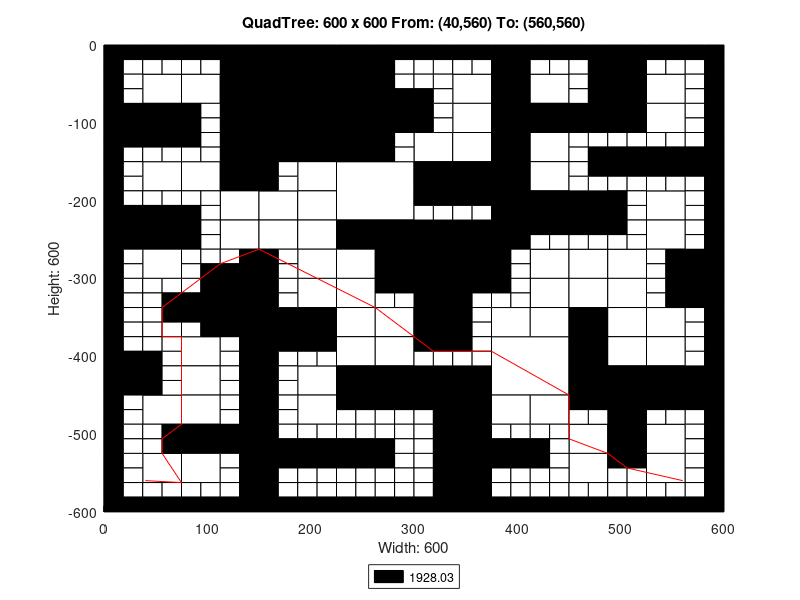

Reproduce this figure in MATLAB.
axis([0 600 -600 0]);
title('QuadTree: 600 x 600 From: (40,560) To: (560,560)');
xlabel('Width: 600');
ylabel('Height: 600');
rectangle('Position',[150 -75 75 75], 'FaceColor',[0 0 0]);
rectangle('Position',[150 -150 75 75], 'FaceColor',[0 0 0]);
rectangle('Position',[225 -225 75 75], 'FaceColor',[1 1 1]);
rectangle('Position',[300 -300 75 75], 'FaceColor',[0 0 0]);
rectangle('Position',[375 -450 75 75], 'FaceColor',[1 1 1]);
rectangle('Position',[37.5 -75 37.5 37.5], 'FaceColor',[1 1 1]);
rectangle('Position',[112.5 -37.5 37.5 37.5], 'FaceColor',[0 0 0]);
rectangle('Position',[75 -75 37.5 37.5], 'FaceColor',[1 1 1]);
rectangle('Position',[112.5 -75 37.5 37.5], 'FaceColor',[0 0 0]);
rectangle('Position',[0 -112.5 37.5 37.5], 'FaceColor',[0 0 0]);
rectangle('Position',[37.5 -112.5 37.5 37.5], 'FaceColor',[0 0 0]);
rectangle('Position',[112.5 -112.5 37.5 37.5], 'FaceColor',[0 0 0]);
rectangle('Position',[112.5 -150 37.5 37.5], 'FaceColor',[0 0 0]);
rectangle('Position',[225 -37.5 37.5 37.5], 'FaceColor',[0 0 0]);
rectangle('Position',[225 -75 37.5 37.5], 'FaceColor',[0 0 0]);
rectangle('Position',[225 -112.5 37.5 37.5], 'FaceColor',[0 0 0]);
rectangle('Position',[262.5 -112.5 37.5 37.5], 'FaceColor',[0 0 0]);
rectangle('Position',[225 -150 37.5 37.5], 'FaceColor',[0 0 0]);
rectangle('Position',[37.5 -187.5 37.5 37.5], 'FaceColor',[1 1 1]);
rectangle('Position',[75 -187.5 37.5 37.5], 'FaceColor',[1 1 1]);
rectangle('Position',[112.5 -187.5 37.5 37.5], 'FaceColor',[0 0 0]);
rectangle('Position',[112.5 -225 37.5 37.5], 'FaceColor',[1 1 1]);
rectangle('Position',[0 -262.5 37.5 37.5], 'FaceColor',[0 0 0]);
rectangle('Position',[37.5 -262.5 37.5 37.5], 'FaceColor',[0 0 0]);
rectangle('Position',[37.5 -300 37.5 37.5], 'FaceColor',[1 1 1]);
rectangle('Position',[112.5 -262.5 37.5 37.5], 'FaceColor',[1 1 1]);
rectangle('Position',[187.5 -187.5 37.5 37.5], 'FaceColor',[1 1 1]);
rectangle('Position',[150 -225 37.5 37.5], 'FaceColor',[1 1 1]);
rectangle('Position',[187.5 -225 37.5 37.5], 'FaceColor',[1 1 1]);
rectangle('Position',[150 -262.5 37.5 37.5], 'FaceColor',[1 1 1]);
rectangle('Position',[187.5 -262.5 37.5 37.5], 'FaceColor',[1 1 1]);
rectangle('Position',[187.5 -300 37.5 37.5], 'FaceColor',[1 1 1]);
rectangle('Position',[225 -262.5 37.5 37.5], 'FaceColor',[0 0 0]);
rectangle('Position',[262.5 -262.5 37.5 37.5], 'FaceColor',[0 0 0]);
rectangle('Position',[225 -300 37.5 37.5], 'FaceColor',[1 1 1]);
rectangle('Position',[262.5 -300 37.5 37.5], 'FaceColor',[0 0 0]);
rectangle('Position',[337.5 -75 37.5 37.5], 'FaceColor',[1 1 1]);
rectangle('Position',[375 -37.5 37.5 37.5], 'FaceColor',[0 0 0]);
rectangle('Position',[375 -75 37.5 37.5], 'FaceColor',[0 0 0]);
rectangle('Position',[412.5 -75 37.5 37.5], 'FaceColor',[1 1 1]);
rectangle('Position',[337.5 -112.5 37.5 37.5], 'FaceColor',[1 1 1]);
rectangle('Position',[300 -150 37.5 37.5], 'FaceColor',[1 1 1]);
rectangle('Position',[337.5 -150 37.5 37.5], 'FaceColor',[1 1 1]);
rectangle('Position',[375 -112.5 37.5 37.5], 'FaceColor',[0 0 0]);
rectangle('Position',[412.5 -112.5 37.5 37.5], 'FaceColor',[0 0 0]);
rectangle('Position',[375 -150 37.5 37.5], 'FaceColor',[0 0 0]);
rectangle('Position',[412.5 -150 37.5 37.5], 'FaceColor',[1 1 1]);
rectangle('Position',[487.5 -37.5 37.5 37.5], 'FaceColor',[0 0 0]);
rectangle('Position',[487.5 -75 37.5 37.5], 'FaceColor',[0 0 0]);
rectangle('Position',[525 -75 37.5 37.5], 'FaceColor',[1 1 1]);
rectangle('Position',[450 -112.5 37.5 37.5], 'FaceColor',[0 0 0]);
rectangle('Position',[487.5 -112.5 37.5 37.5], 'FaceColor',[0 0 0]);
rectangle('Position',[525 -112.5 37.5 37.5], 'FaceColor',[1 1 1]);
rectangle('Position',[300 -187.5 37.5 37.5], 'FaceColor',[0 0 0]);
rectangle('Position',[337.5 -187.5 37.5 37.5], 'FaceColor',[0 0 0]);
rectangle('Position',[375 -187.5 37.5 37.5], 'FaceColor',[0 0 0]);
rectangle('Position',[412.5 -187.5 37.5 37.5], 'FaceColor',[1 1 1]);
rectangle('Position',[375 -225 37.5 37.5], 'FaceColor',[0 0 0]);
rectangle('Position',[412.5 -225 37.5 37.5], 'FaceColor',[0 0 0]);
rectangle('Position',[375 -262.5 37.5 37.5], 'FaceColor',[0 0 0]);
rectangle('Position',[412.5 -300 37.5 37.5], 'FaceColor',[1 1 1]);
rectangle('Position',[450 -225 37.5 37.5], 'FaceColor',[0 0 0]);
rectangle('Position',[525 -225 37.5 37.5], 'FaceColor',[1 1 1]);
rectangle('Position',[450 -300 37.5 37.5], 'FaceColor',[1 1 1]);
rectangle('Position',[487.5 -300 37.5 37.5], 'FaceColor',[1 1 1]);
rectangle('Position',[525 -262.5 37.5 37.5], 'FaceColor',[1 1 1]);
rectangle('Position',[562.5 -300 37.5 37.5], 'FaceColor',[0 0 0]);
rectangle('Position',[112.5 -337.5 37.5 37.5], 'FaceColor',[0 0 0]);
rectangle('Position',[112.5 -375 37.5 37.5], 'FaceColor',[0 0 0]);
rectangle('Position',[0 -450 37.5 37.5], 'FaceColor',[0 0 0]);
rectangle('Position',[75 -412.5 37.5 37.5], 'FaceColor',[1 1 1]);
rectangle('Position',[75 -450 37.5 37.5], 'FaceColor',[1 1 1]);
rectangle('Position',[187.5 -337.5 37.5 37.5], 'FaceColor',[1 1 1]);
rectangle('Position',[150 -375 37.5 37.5], 'FaceColor',[0 0 0]);
rectangle('Position',[187.5 -375 37.5 37.5], 'FaceColor',[0 0 0]);
rectangle('Position',[225 -337.5 37.5 37.5], 'FaceColor',[1 1 1]);
rectangle('Position',[225 -375 37.5 37.5], 'FaceColor',[1 1 1]);
rectangle('Position',[262.5 -375 37.5 37.5], 'FaceColor',[1 1 1]);
rectangle('Position',[187.5 -450 37.5 37.5], 'FaceColor',[1 1 1]);
rectangle('Position',[225 -412.5 37.5 37.5], 'FaceColor',[1 1 1]);
rectangle('Position',[262.5 -412.5 37.5 37.5], 'FaceColor',[1 1 1]);
rectangle('Position',[225 -450 37.5 37.5], 'FaceColor',[0 0 0]);
rectangle('Position',[262.5 -450 37.5 37.5], 'FaceColor',[0 0 0]);
rectangle('Position',[37.5 -487.5 37.5 37.5], 'FaceColor',[1 1 1]);
rectangle('Position',[75 -487.5 37.5 37.5], 'FaceColor',[1 1 1]);
rectangle('Position',[75 -525 37.5 37.5], 'FaceColor',[0 0 0]);
rectangle('Position',[112.5 -525 37.5 37.5], 'FaceColor',[0 0 0]);
rectangle('Position',[37.5 -562.5 37.5 37.5], 'FaceColor',[1 1 1]);
rectangle('Position',[75 -562.5 37.5 37.5], 'FaceColor',[1 1 1]);
rectangle('Position',[187.5 -487.5 37.5 37.5], 'FaceColor',[1 1 1]);
rectangle('Position',[300 -337.5 37.5 37.5], 'FaceColor',[0 0 0]);
rectangle('Position',[300 -375 37.5 37.5], 'FaceColor',[0 0 0]);
rectangle('Position',[412.5 -337.5 37.5 37.5], 'FaceColor',[1 1 1]);
rectangle('Position',[375 -375 37.5 37.5], 'FaceColor',[1 1 1]);
rectangle('Position',[412.5 -375 37.5 37.5], 'FaceColor',[1 1 1]);
rectangle('Position',[300 -450 37.5 37.5], 'FaceColor',[0 0 0]);
rectangle('Position',[337.5 -450 37.5 37.5], 'FaceColor',[0 0 0]);
rectangle('Position',[450 -337.5 37.5 37.5], 'FaceColor',[1 1 1]);
rectangle('Position',[487.5 -337.5 37.5 37.5], 'FaceColor',[1 1 1]);
rectangle('Position',[450 -375 37.5 37.5], 'FaceColor',[0 0 0]);
rectangle('Position',[487.5 -375 37.5 37.5], 'FaceColor',[1 1 1]);
rectangle('Position',[562.5 -337.5 37.5 37.5], 'FaceColor',[0 0 0]);
rectangle('Position',[525 -375 37.5 37.5], 'FaceColor',[1 1 1]);
rectangle('Position',[450 -412.5 37.5 37.5], 'FaceColor',[0 0 0]);
rectangle('Position',[487.5 -412.5 37.5 37.5], 'FaceColor',[1 1 1]);
rectangle('Position',[450 -450 37.5 37.5], 'FaceColor',[0 0 0]);
rectangle('Position',[487.5 -450 37.5 37.5], 'FaceColor',[0 0 0]);
rectangle('Position',[525 -412.5 37.5 37.5], 'FaceColor',[1 1 1]);
rectangle('Position',[525 -450 37.5 37.5], 'FaceColor',[0 0 0]);
rectangle('Position',[562.5 -450 37.5 37.5], 'FaceColor',[0 0 0]);
rectangle('Position',[337.5 -487.5 37.5 37.5], 'FaceColor',[0 0 0]);
rectangle('Position',[337.5 -525 37.5 37.5], 'FaceColor',[0 0 0]);
rectangle('Position',[375 -487.5 37.5 37.5], 'FaceColor',[1 1 1]);
rectangle('Position',[412.5 -487.5 37.5 37.5], 'FaceColor',[1 1 1]);
rectangle('Position',[337.5 -562.5 37.5 37.5], 'FaceColor',[0 0 0]);
rectangle('Position',[337.5 -600 37.5 37.5], 'FaceColor',[0 0 0]);
rectangle('Position',[487.5 -487.5 37.5 37.5], 'FaceColor',[0 0 0]);
rectangle('Position',[450 -525 37.5 37.5], 'FaceColor',[1 1 1]);
rectangle('Position',[487.5 -525 37.5 37.5], 'FaceColor',[0 0 0]);
rectangle('Position',[525 -525 37.5 37.5], 'FaceColor',[1 1 1]);
rectangle('Position',[450 -562.5 37.5 37.5], 'FaceColor',[1 1 1]);
rectangle('Position',[525 -562.5 37.5 37.5], 'FaceColor',[1 1 1]);
rectangle('Position',[0 -18.75 18.75 18.75], 'FaceColor',[0 0 0]);
rectangle('Position',[18.75 -18.75 18.75 18.75], 'FaceColor',[0 0 0]);
rectangle('Position',[0 -37.5 18.75 18.75], 'FaceColor',[0 0 0]);
rectangle('Position',[18.75 -37.5 18.75 18.75], 'FaceColor',[1 1 1]);
rectangle('Position',[37.5 -18.75 18.75 18.75], 'FaceColor',[0 0 0]);
rectangle('Position',[56.25 -18.75 18.75 18.75], 'FaceColor',[0 0 0]);
rectangle('Position',[37.5 -37.5 18.75 18.75], 'FaceColor',[1 1 1]);
rectangle('Position',[56.25 -37.5 18.75 18.75], 'FaceColor',[1 1 1]);
rectangle('Position',[0 -56.25 18.75 18.75], 'FaceColor',[0 0 0]);
rectangle('Position',[18.75 -56.25 18.75 18.75], 'FaceColor',[1 1 1]);
rectangle('Position',[0 -75 18.75 18.75], 'FaceColor',[0 0 0]);
rectangle('Position',[18.75 -75 18.75 18.75], 'FaceColor',[1 1 1]);
rectangle('Position',[75 -18.75 18.75 18.75], 'FaceColor',[0 0 0]);
rectangle('Position',[93.75 -18.75 18.75 18.75], 'FaceColor',[0 0 0]);
rectangle('Position',[75 -37.5 18.75 18.75], 'FaceColor',[1 1 1]);
rectangle('Position',[93.75 -37.5 18.75 18.75], 'FaceColor',[1 1 1]);
rectangle('Position',[0 -131.25 18.75 18.75], 'FaceColor',[0 0 0]);
rectangle('Position',[18.75 -131.25 18.75 18.75], 'FaceColor',[0 0 0]);
rectangle('Position',[0 -150 18.75 18.75], 'FaceColor',[0 0 0]);
rectangle('Position',[18.75 -150 18.75 18.75], 'FaceColor',[1 1 1]);
rectangle('Position',[37.5 -131.25 18.75 18.75], 'FaceColor',[0 0 0]);
rectangle('Position',[56.25 -131.25 18.75 18.75], 'FaceColor',[0 0 0]);
rectangle('Position',[37.5 -150 18.75 18.75], 'FaceColor',[1 1 1]);
rectangle('Position',[56.25 -150 18.75 18.75], 'FaceColor',[1 1 1]);
rectangle('Position',[75 -93.75 18.75 18.75], 'FaceColor',[0 0 0]);
rectangle('Position',[93.75 -93.75 18.75 18.75], 'FaceColor',[1 1 1]);
rectangle('Position',[75 -112.5 18.75 18.75], 'FaceColor',[0 0 0]);
rectangle('Position',[93.75 -112.5 18.75 18.75], 'FaceColor',[1 1 1]);
rectangle('Position',[75 -131.25 18.75 18.75], 'FaceColor',[0 0 0]);
rectangle('Position',[93.75 -131.25 18.75 18.75], 'FaceColor',[1 1 1]);
rectangle('Position',[75 -150 18.75 18.75], 'FaceColor',[1 1 1]);
rectangle('Position',[93.75 -150 18.75 18.75], 'FaceColor',[1 1 1]);
rectangle('Position',[262.5 -18.75 18.75 18.75], 'FaceColor',[0 0 0]);
rectangle('Position',[281.25 -18.75 18.75 18.75], 'FaceColor',[0 0 0]);
rectangle('Position',[262.5 -37.5 18.75 18.75], 'FaceColor',[0 0 0]);
rectangle('Position',[281.25 -37.5 18.75 18.75], 'FaceColor',[1 1 1]);
rectangle('Position',[262.5 -56.25 18.75 18.75], 'FaceColor',[0 0 0]);
rectangle('Position',[281.25 -56.25 18.75 18.75], 'FaceColor',[1 1 1]);
rectangle('Position',[262.5 -75 18.75 18.75], 'FaceColor',[0 0 0]);
rectangle('Position',[281.25 -75 18.75 18.75], 'FaceColor',[0 0 0]);
rectangle('Position',[262.5 -131.25 18.75 18.75], 'FaceColor',[0 0 0]);
rectangle('Position',[281.25 -131.25 18.75 18.75], 'FaceColor',[1 1 1]);
rectangle('Position',[262.5 -150 18.75 18.75], 'FaceColor',[0 0 0]);
rectangle('Position',[281.25 -150 18.75 18.75], 'FaceColor',[1 1 1]);
rectangle('Position',[0 -168.75 18.75 18.75], 'FaceColor',[0 0 0]);
rectangle('Position',[18.75 -168.75 18.75 18.75], 'FaceColor',[1 1 1]);
rectangle('Position',[0 -187.5 18.75 18.75], 'FaceColor',[0 0 0]);
rectangle('Position',[18.75 -187.5 18.75 18.75], 'FaceColor',[1 1 1]);
rectangle('Position',[0 -206.25 18.75 18.75], 'FaceColor',[0 0 0]);
rectangle('Position',[18.75 -206.25 18.75 18.75], 'FaceColor',[1 1 1]);
rectangle('Position',[0 -225 18.75 18.75], 'FaceColor',[0 0 0]);
rectangle('Position',[18.75 -225 18.75 18.75], 'FaceColor',[0 0 0]);
rectangle('Position',[37.5 -206.25 18.75 18.75], 'FaceColor',[1 1 1]);
rectangle('Position',[56.25 -206.25 18.75 18.75], 'FaceColor',[1 1 1]);
rectangle('Position',[37.5 -225 18.75 18.75], 'FaceColor',[0 0 0]);
rectangle('Position',[56.25 -225 18.75 18.75], 'FaceColor',[0 0 0]);
rectangle('Position',[75 -206.25 18.75 18.75], 'FaceColor',[1 1 1]);
rectangle('Position',[93.75 -206.25 18.75 18.75], 'FaceColor',[1 1 1]);
rectangle('Position',[75 -225 18.75 18.75], 'FaceColor',[0 0 0]);
rectangle('Position',[93.75 -225 18.75 18.75], 'FaceColor',[1 1 1]);
rectangle('Position',[0 -281.25 18.75 18.75], 'FaceColor',[0 0 0]);
rectangle('Position',[18.75 -281.25 18.75 18.75], 'FaceColor',[1 1 1]);
rectangle('Position',[0 -300 18.75 18.75], 'FaceColor',[0 0 0]);
rectangle('Position',[18.75 -300 18.75 18.75], 'FaceColor',[1 1 1]);
rectangle('Position',[75 -243.75 18.75 18.75], 'FaceColor',[0 0 0]);
rectangle('Position',[93.75 -243.75 18.75 18.75], 'FaceColor',[1 1 1]);
rectangle('Position',[75 -262.5 18.75 18.75], 'FaceColor',[0 0 0]);
rectangle('Position',[93.75 -262.5 18.75 18.75], 'FaceColor',[1 1 1]);
rectangle('Position',[75 -281.25 18.75 18.75], 'FaceColor',[1 1 1]);
rectangle('Position',[93.75 -281.25 18.75 18.75], 'FaceColor',[1 1 1]);
rectangle('Position',[75 -300 18.75 18.75], 'FaceColor',[1 1 1]);
rectangle('Position',[93.75 -300 18.75 18.75], 'FaceColor',[0 0 0]);
rectangle('Position',[112.5 -281.25 18.75 18.75], 'FaceColor',[1 1 1]);
rectangle('Position',[131.25 -281.25 18.75 18.75], 'FaceColor',[0 0 0]);
rectangle('Position',[112.5 -300 18.75 18.75], 'FaceColor',[0 0 0]);
rectangle('Position',[131.25 -300 18.75 18.75], 'FaceColor',[0 0 0]);
rectangle('Position',[150 -168.75 18.75 18.75], 'FaceColor',[0 0 0]);
rectangle('Position',[168.75 -168.75 18.75 18.75], 'FaceColor',[1 1 1]);
rectangle('Position',[150 -187.5 18.75 18.75], 'FaceColor',[0 0 0]);
rectangle('Position',[168.75 -187.5 18.75 18.75], 'FaceColor',[1 1 1]);
rectangle('Position',[150 -281.25 18.75 18.75], 'FaceColor',[0 0 0]);
rectangle('Position',[168.75 -281.25 18.75 18.75], 'FaceColor',[1 1 1]);
rectangle('Position',[150 -300 18.75 18.75], 'FaceColor',[0 0 0]);
rectangle('Position',[168.75 -300 18.75 18.75], 'FaceColor',[1 1 1]);
rectangle('Position',[300 -18.75 18.75 18.75], 'FaceColor',[0 0 0]);
rectangle('Position',[318.75 -18.75 18.75 18.75], 'FaceColor',[0 0 0]);
rectangle('Position',[300 -37.5 18.75 18.75], 'FaceColor',[1 1 1]);
rectangle('Position',[318.75 -37.5 18.75 18.75], 'FaceColor',[1 1 1]);
rectangle('Position',[337.5 -18.75 18.75 18.75], 'FaceColor',[0 0 0]);
rectangle('Position',[356.25 -18.75 18.75 18.75], 'FaceColor',[0 0 0]);
rectangle('Position',[337.5 -37.5 18.75 18.75], 'FaceColor',[1 1 1]);
rectangle('Position',[356.25 -37.5 18.75 18.75], 'FaceColor',[1 1 1]);
rectangle('Position',[300 -56.25 18.75 18.75], 'FaceColor',[1 1 1]);
rectangle('Position',[318.75 -56.25 18.75 18.75], 'FaceColor',[1 1 1]);
rectangle('Position',[300 -75 18.75 18.75], 'FaceColor',[0 0 0]);
rectangle('Position',[318.75 -75 18.75 18.75], 'FaceColor',[1 1 1]);
rectangle('Position',[412.5 -18.75 18.75 18.75], 'FaceColor',[0 0 0]);
rectangle('Position',[431.25 -18.75 18.75 18.75], 'FaceColor',[0 0 0]);
rectangle('Position',[412.5 -37.5 18.75 18.75], 'FaceColor',[1 1 1]);
rectangle('Position',[431.25 -37.5 18.75 18.75], 'FaceColor',[1 1 1]);
rectangle('Position',[300 -93.75 18.75 18.75], 'FaceColor',[0 0 0]);
rectangle('Position',[318.75 -93.75 18.75 18.75], 'FaceColor',[1 1 1]);
rectangle('Position',[300 -112.5 18.75 18.75], 'FaceColor',[0 0 0]);
rectangle('Position',[318.75 -112.5 18.75 18.75], 'FaceColor',[1 1 1]);
rectangle('Position',[450 -18.75 18.75 18.75], 'FaceColor',[0 0 0]);
rectangle('Position',[468.75 -18.75 18.75 18.75], 'FaceColor',[0 0 0]);
rectangle('Position',[450 -37.5 18.75 18.75], 'FaceColor',[1 1 1]);
rectangle('Position',[468.75 -37.5 18.75 18.75], 'FaceColor',[0 0 0]);
rectangle('Position',[450 -56.25 18.75 18.75], 'FaceColor',[1 1 1]);
rectangle('Position',[468.75 -56.25 18.75 18.75], 'FaceColor',[0 0 0]);
rectangle('Position',[450 -75 18.75 18.75], 'FaceColor',[1 1 1]);
rectangle('Position',[468.75 -75 18.75 18.75], 'FaceColor',[0 0 0]);
rectangle('Position',[525 -18.75 18.75 18.75], 'FaceColor',[0 0 0]);
rectangle('Position',[543.75 -18.75 18.75 18.75], 'FaceColor',[0 0 0]);
rectangle('Position',[525 -37.5 18.75 18.75], 'FaceColor',[1 1 1]);
rectangle('Position',[543.75 -37.5 18.75 18.75], 'FaceColor',[1 1 1]);
rectangle('Position',[562.5 -18.75 18.75 18.75], 'FaceColor',[0 0 0]);
rectangle('Position',[581.25 -18.75 18.75 18.75], 'FaceColor',[0 0 0]);
rectangle('Position',[562.5 -37.5 18.75 18.75], 'FaceColor',[1 1 1]);
rectangle('Position',[581.25 -37.5 18.75 18.75], 'FaceColor',[0 0 0]);
rectangle('Position',[562.5 -56.25 18.75 18.75], 'FaceColor',[1 1 1]);
rectangle('Position',[581.25 -56.25 18.75 18.75], 'FaceColor',[0 0 0]);
rectangle('Position',[562.5 -75 18.75 18.75], 'FaceColor',[1 1 1]);
rectangle('Position',[581.25 -75 18.75 18.75], 'FaceColor',[0 0 0]);
rectangle('Position',[450 -131.25 18.75 18.75], 'FaceColor',[1 1 1]);
rectangle('Position',[468.75 -131.25 18.75 18.75], 'FaceColor',[1 1 1]);
rectangle('Position',[450 -150 18.75 18.75], 'FaceColor',[1 1 1]);
rectangle('Position',[468.75 -150 18.75 18.75], 'FaceColor',[0 0 0]);
rectangle('Position',[487.5 -131.25 18.75 18.75], 'FaceColor',[1 1 1]);
rectangle('Position',[506.25 -131.25 18.75 18.75], 'FaceColor',[1 1 1]);
rectangle('Position',[487.5 -150 18.75 18.75], 'FaceColor',[0 0 0]);
rectangle('Position',[506.25 -150 18.75 18.75], 'FaceColor',[0 0 0]);
rectangle('Position',[562.5 -93.75 18.75 18.75], 'FaceColor',[1 1 1]);
rectangle('Position',[581.25 -93.75 18.75 18.75], 'FaceColor',[0 0 0]);
rectangle('Position',[562.5 -112.5 18.75 18.75], 'FaceColor',[1 1 1]);
rectangle('Position',[581.25 -112.5 18.75 18.75], 'FaceColor',[0 0 0]);
rectangle('Position',[525 -131.25 18.75 18.75], 'FaceColor',[1 1 1]);
rectangle('Position',[543.75 -131.25 18.75 18.75], 'FaceColor',[1 1 1]);
rectangle('Position',[525 -150 18.75 18.75], 'FaceColor',[0 0 0]);
rectangle('Position',[543.75 -150 18.75 18.75], 'FaceColor',[0 0 0]);
rectangle('Position',[562.5 -131.25 18.75 18.75], 'FaceColor',[1 1 1]);
rectangle('Position',[581.25 -131.25 18.75 18.75], 'FaceColor',[0 0 0]);
rectangle('Position',[562.5 -150 18.75 18.75], 'FaceColor',[0 0 0]);
rectangle('Position',[581.25 -150 18.75 18.75], 'FaceColor',[0 0 0]);
rectangle('Position',[300 -206.25 18.75 18.75], 'FaceColor',[0 0 0]);
rectangle('Position',[318.75 -206.25 18.75 18.75], 'FaceColor',[0 0 0]);
rectangle('Position',[300 -225 18.75 18.75], 'FaceColor',[1 1 1]);
rectangle('Position',[318.75 -225 18.75 18.75], 'FaceColor',[1 1 1]);
rectangle('Position',[337.5 -206.25 18.75 18.75], 'FaceColor',[0 0 0]);
rectangle('Position',[356.25 -206.25 18.75 18.75], 'FaceColor',[0 0 0]);
rectangle('Position',[337.5 -225 18.75 18.75], 'FaceColor',[1 1 1]);
rectangle('Position',[356.25 -225 18.75 18.75], 'FaceColor',[1 1 1]);
rectangle('Position',[412.5 -243.75 18.75 18.75], 'FaceColor',[0 0 0]);
rectangle('Position',[431.25 -243.75 18.75 18.75], 'FaceColor',[0 0 0]);
rectangle('Position',[412.5 -262.5 18.75 18.75], 'FaceColor',[1 1 1]);
rectangle('Position',[431.25 -262.5 18.75 18.75], 'FaceColor',[1 1 1]);
rectangle('Position',[375 -281.25 18.75 18.75], 'FaceColor',[0 0 0]);
rectangle('Position',[393.75 -281.25 18.75 18.75], 'FaceColor',[1 1 1]);
rectangle('Position',[375 -300 18.75 18.75], 'FaceColor',[0 0 0]);
rectangle('Position',[393.75 -300 18.75 18.75], 'FaceColor',[1 1 1]);
rectangle('Position',[450 -168.75 18.75 18.75], 'FaceColor',[1 1 1]);
rectangle('Position',[468.75 -168.75 18.75 18.75], 'FaceColor',[0 0 0]);
rectangle('Position',[450 -187.5 18.75 18.75], 'FaceColor',[1 1 1]);
rectangle('Position',[468.75 -187.5 18.75 18.75], 'FaceColor',[1 1 1]);
rectangle('Position',[487.5 -168.75 18.75 18.75], 'FaceColor',[0 0 0]);
rectangle('Position',[506.25 -168.75 18.75 18.75], 'FaceColor',[0 0 0]);
rectangle('Position',[487.5 -187.5 18.75 18.75], 'FaceColor',[1 1 1]);
rectangle('Position',[506.25 -187.5 18.75 18.75], 'FaceColor',[1 1 1]);
rectangle('Position',[487.5 -206.25 18.75 18.75], 'FaceColor',[0 0 0]);
rectangle('Position',[506.25 -206.25 18.75 18.75], 'FaceColor',[1 1 1]);
rectangle('Position',[487.5 -225 18.75 18.75], 'FaceColor',[0 0 0]);
rectangle('Position',[506.25 -225 18.75 18.75], 'FaceColor',[1 1 1]);
rectangle('Position',[525 -168.75 18.75 18.75], 'FaceColor',[0 0 0]);
rectangle('Position',[543.75 -168.75 18.75 18.75], 'FaceColor',[0 0 0]);
rectangle('Position',[525 -187.5 18.75 18.75], 'FaceColor',[1 1 1]);
rectangle('Position',[543.75 -187.5 18.75 18.75], 'FaceColor',[1 1 1]);
rectangle('Position',[562.5 -168.75 18.75 18.75], 'FaceColor',[0 0 0]);
rectangle('Position',[581.25 -168.75 18.75 18.75], 'FaceColor',[0 0 0]);
rectangle('Position',[562.5 -187.5 18.75 18.75], 'FaceColor',[1 1 1]);
rectangle('Position',[581.25 -187.5 18.75 18.75], 'FaceColor',[0 0 0]);
rectangle('Position',[562.5 -206.25 18.75 18.75], 'FaceColor',[1 1 1]);
rectangle('Position',[581.25 -206.25 18.75 18.75], 'FaceColor',[0 0 0]);
rectangle('Position',[562.5 -225 18.75 18.75], 'FaceColor',[1 1 1]);
rectangle('Position',[581.25 -225 18.75 18.75], 'FaceColor',[0 0 0]);
rectangle('Position',[450 -243.75 18.75 18.75], 'FaceColor',[0 0 0]);
rectangle('Position',[468.75 -243.75 18.75 18.75], 'FaceColor',[0 0 0]);
rectangle('Position',[450 -262.5 18.75 18.75], 'FaceColor',[1 1 1]);
rectangle('Position',[468.75 -262.5 18.75 18.75], 'FaceColor',[1 1 1]);
rectangle('Position',[487.5 -243.75 18.75 18.75], 'FaceColor',[0 0 0]);
rectangle('Position',[506.25 -243.75 18.75 18.75], 'FaceColor',[1 1 1]);
rectangle('Position',[487.5 -262.5 18.75 18.75], 'FaceColor',[1 1 1]);
rectangle('Position',[506.25 -262.5 18.75 18.75], 'FaceColor',[1 1 1]);
rectangle('Position',[562.5 -243.75 18.75 18.75], 'FaceColor',[1 1 1]);
rectangle('Position',[581.25 -243.75 18.75 18.75], 'FaceColor',[0 0 0]);
rectangle('Position',[562.5 -262.5 18.75 18.75], 'FaceColor',[1 1 1]);
rectangle('Position',[581.25 -262.5 18.75 18.75], 'FaceColor',[0 0 0]);
rectangle('Position',[525 -281.25 18.75 18.75], 'FaceColor',[1 1 1]);
rectangle('Position',[543.75 -281.25 18.75 18.75], 'FaceColor',[0 0 0]);
rectangle('Position',[525 -300 18.75 18.75], 'FaceColor',[1 1 1]);
rectangle('Position',[543.75 -300 18.75 18.75], 'FaceColor',[0 0 0]);
rectangle('Position',[0 -318.75 18.75 18.75], 'FaceColor',[0 0 0]);
rectangle('Position',[18.75 -318.75 18.75 18.75], 'FaceColor',[1 1 1]);
rectangle('Position',[0 -337.5 18.75 18.75], 'FaceColor',[0 0 0]);
rectangle('Position',[18.75 -337.5 18.75 18.75], 'FaceColor',[1 1 1]);
rectangle('Position',[37.5 -318.75 18.75 18.75], 'FaceColor',[1 1 1]);
rectangle('Position',[56.25 -318.75 18.75 18.75], 'FaceColor',[1 1 1]);
rectangle('Position',[37.5 -337.5 18.75 18.75], 'FaceColor',[1 1 1]);
rectangle('Position',[56.25 -337.5 18.75 18.75], 'FaceColor',[0 0 0]);
rectangle('Position',[0 -356.25 18.75 18.75], 'FaceColor',[0 0 0]);
rectangle('Position',[18.75 -356.25 18.75 18.75], 'FaceColor',[1 1 1]);
rectangle('Position',[0 -375 18.75 18.75], 'FaceColor',[0 0 0]);
rectangle('Position',[18.75 -375 18.75 18.75], 'FaceColor',[1 1 1]);
rectangle('Position',[37.5 -356.25 18.75 18.75], 'FaceColor',[1 1 1]);
rectangle('Position',[56.25 -356.25 18.75 18.75], 'FaceColor',[0 0 0]);
rectangle('Position',[37.5 -375 18.75 18.75], 'FaceColor',[1 1 1]);
rectangle('Position',[56.25 -375 18.75 18.75], 'FaceColor',[1 1 1]);
rectangle('Position',[75 -318.75 18.75 18.75], 'FaceColor',[1 1 1]);
rectangle('Position',[93.75 -318.75 18.75 18.75], 'FaceColor',[0 0 0]);
rectangle('Position',[75 -337.5 18.75 18.75], 'FaceColor',[0 0 0]);
rectangle('Position',[93.75 -337.5 18.75 18.75], 'FaceColor',[0 0 0]);
rectangle('Position',[75 -356.25 18.75 18.75], 'FaceColor',[0 0 0]);
rectangle('Position',[93.75 -356.25 18.75 18.75], 'FaceColor',[0 0 0]);
rectangle('Position',[75 -375 18.75 18.75], 'FaceColor',[1 1 1]);
rectangle('Position',[93.75 -375 18.75 18.75], 'FaceColor',[0 0 0]);
rectangle('Position',[0 -393.75 18.75 18.75], 'FaceColor',[0 0 0]);
rectangle('Position',[18.75 -393.75 18.75 18.75], 'FaceColor',[1 1 1]);
rectangle('Position',[0 -412.5 18.75 18.75], 'FaceColor',[0 0 0]);
rectangle('Position',[18.75 -412.5 18.75 18.75], 'FaceColor',[0 0 0]);
rectangle('Position',[37.5 -393.75 18.75 18.75], 'FaceColor',[1 1 1]);
rectangle('Position',[56.25 -393.75 18.75 18.75], 'FaceColor',[1 1 1]);
rectangle('Position',[37.5 -412.5 18.75 18.75], 'FaceColor',[0 0 0]);
rectangle('Position',[56.25 -412.5 18.75 18.75], 'FaceColor',[1 1 1]);
rectangle('Position',[37.5 -431.25 18.75 18.75], 'FaceColor',[0 0 0]);
rectangle('Position',[56.25 -431.25 18.75 18.75], 'FaceColor',[1 1 1]);
rectangle('Position',[37.5 -450 18.75 18.75], 'FaceColor',[0 0 0]);
rectangle('Position',[56.25 -450 18.75 18.75], 'FaceColor',[1 1 1]);
rectangle('Position',[112.5 -393.75 18.75 18.75], 'FaceColor',[1 1 1]);
rectangle('Position',[131.25 -393.75 18.75 18.75], 'FaceColor',[0 0 0]);
rectangle('Position',[112.5 -412.5 18.75 18.75], 'FaceColor',[1 1 1]);
rectangle('Position',[131.25 -412.5 18.75 18.75], 'FaceColor',[0 0 0]);
rectangle('Position',[112.5 -431.25 18.75 18.75], 'FaceColor',[1 1 1]);
rectangle('Position',[131.25 -431.25 18.75 18.75], 'FaceColor',[0 0 0]);
rectangle('Position',[112.5 -450 18.75 18.75], 'FaceColor',[1 1 1]);
rectangle('Position',[131.25 -450 18.75 18.75], 'FaceColor',[0 0 0]);
rectangle('Position',[150 -318.75 18.75 18.75], 'FaceColor',[0 0 0]);
rectangle('Position',[168.75 -318.75 18.75 18.75], 'FaceColor',[1 1 1]);
rectangle('Position',[150 -337.5 18.75 18.75], 'FaceColor',[0 0 0]);
rectangle('Position',[168.75 -337.5 18.75 18.75], 'FaceColor',[1 1 1]);
rectangle('Position',[262.5 -318.75 18.75 18.75], 'FaceColor',[0 0 0]);
rectangle('Position',[281.25 -318.75 18.75 18.75], 'FaceColor',[0 0 0]);
rectangle('Position',[262.5 -337.5 18.75 18.75], 'FaceColor',[1 1 1]);
rectangle('Position',[281.25 -337.5 18.75 18.75], 'FaceColor',[1 1 1]);
rectangle('Position',[150 -393.75 18.75 18.75], 'FaceColor',[0 0 0]);
rectangle('Position',[168.75 -393.75 18.75 18.75], 'FaceColor',[0 0 0]);
rectangle('Position',[150 -412.5 18.75 18.75], 'FaceColor',[0 0 0]);
rectangle('Position',[168.75 -412.5 18.75 18.75], 'FaceColor',[1 1 1]);
rectangle('Position',[187.5 -393.75 18.75 18.75], 'FaceColor',[0 0 0]);
rectangle('Position',[206.25 -393.75 18.75 18.75], 'FaceColor',[0 0 0]);
rectangle('Position',[187.5 -412.5 18.75 18.75], 'FaceColor',[1 1 1]);
rectangle('Position',[206.25 -412.5 18.75 18.75], 'FaceColor',[1 1 1]);
rectangle('Position',[150 -431.25 18.75 18.75], 'FaceColor',[0 0 0]);
rectangle('Position',[168.75 -431.25 18.75 18.75], 'FaceColor',[1 1 1]);
rectangle('Position',[150 -450 18.75 18.75], 'FaceColor',[0 0 0]);
rectangle('Position',[168.75 -450 18.75 18.75], 'FaceColor',[1 1 1]);
rectangle('Position',[0 -468.75 18.75 18.75], 'FaceColor',[0 0 0]);
rectangle('Position',[18.75 -468.75 18.75 18.75], 'FaceColor',[1 1 1]);
rectangle('Position',[0 -487.5 18.75 18.75], 'FaceColor',[0 0 0]);
rectangle('Position',[18.75 -487.5 18.75 18.75], 'FaceColor',[1 1 1]);
rectangle('Position',[0 -506.25 18.75 18.75], 'FaceColor',[0 0 0]);
rectangle('Position',[18.75 -506.25 18.75 18.75], 'FaceColor',[1 1 1]);
rectangle('Position',[0 -525 18.75 18.75], 'FaceColor',[0 0 0]);
rectangle('Position',[18.75 -525 18.75 18.75], 'FaceColor',[1 1 1]);
rectangle('Position',[37.5 -506.25 18.75 18.75], 'FaceColor',[1 1 1]);
rectangle('Position',[56.25 -506.25 18.75 18.75], 'FaceColor',[0 0 0]);
rectangle('Position',[37.5 -525 18.75 18.75], 'FaceColor',[1 1 1]);
rectangle('Position',[56.25 -525 18.75 18.75], 'FaceColor',[0 0 0]);
rectangle('Position',[112.5 -468.75 18.75 18.75], 'FaceColor',[1 1 1]);
rectangle('Position',[131.25 -468.75 18.75 18.75], 'FaceColor',[0 0 0]);
rectangle('Position',[112.5 -487.5 18.75 18.75], 'FaceColor',[1 1 1]);
rectangle('Position',[131.25 -487.5 18.75 18.75], 'FaceColor',[0 0 0]);
rectangle('Position',[0 -543.75 18.75 18.75], 'FaceColor',[0 0 0]);
rectangle('Position',[18.75 -543.75 18.75 18.75], 'FaceColor',[1 1 1]);
rectangle('Position',[0 -562.5 18.75 18.75], 'FaceColor',[0 0 0]);
rectangle('Position',[18.75 -562.5 18.75 18.75], 'FaceColor',[1 1 1]);
rectangle('Position',[0 -581.25 18.75 18.75], 'FaceColor',[0 0 0]);
rectangle('Position',[18.75 -581.25 18.75 18.75], 'FaceColor',[1 1 1]);
rectangle('Position',[0 -600 18.75 18.75], 'FaceColor',[0 0 0]);
rectangle('Position',[18.75 -600 18.75 18.75], 'FaceColor',[0 0 0]);
rectangle('Position',[37.5 -581.25 18.75 18.75], 'FaceColor',[1 1 1]);
rectangle('Position',[56.25 -581.25 18.75 18.75], 'FaceColor',[1 1 1]);
rectangle('Position',[37.5 -600 18.75 18.75], 'FaceColor',[0 0 0]);
rectangle('Position',[56.25 -600 18.75 18.75], 'FaceColor',[0 0 0]);
rectangle('Position',[112.5 -543.75 18.75 18.75], 'FaceColor',[1 1 1]);
rectangle('Position',[131.25 -543.75 18.75 18.75], 'FaceColor',[0 0 0]);
rectangle('Position',[112.5 -562.5 18.75 18.75], 'FaceColor',[1 1 1]);
rectangle('Position',[131.25 -562.5 18.75 18.75], 'FaceColor',[0 0 0]);
rectangle('Position',[75 -581.25 18.75 18.75], 'FaceColor',[1 1 1]);
rectangle('Position',[93.75 -581.25 18.75 18.75], 'FaceColor',[1 1 1]);
rectangle('Position',[75 -600 18.75 18.75], 'FaceColor',[0 0 0]);
rectangle('Position',[93.75 -600 18.75 18.75], 'FaceColor',[0 0 0]);
rectangle('Position',[112.5 -581.25 18.75 18.75], 'FaceColor',[1 1 1]);
rectangle('Position',[131.25 -581.25 18.75 18.75], 'FaceColor',[0 0 0]);
rectangle('Position',[112.5 -600 18.75 18.75], 'FaceColor',[0 0 0]);
rectangle('Position',[131.25 -600 18.75 18.75], 'FaceColor',[0 0 0]);
rectangle('Position',[150 -468.75 18.75 18.75], 'FaceColor',[0 0 0]);
rectangle('Position',[168.75 -468.75 18.75 18.75], 'FaceColor',[1 1 1]);
rectangle('Position',[150 -487.5 18.75 18.75], 'FaceColor',[0 0 0]);
rectangle('Position',[168.75 -487.5 18.75 18.75], 'FaceColor',[1 1 1]);
rectangle('Position',[150 -506.25 18.75 18.75], 'FaceColor',[0 0 0]);
rectangle('Position',[168.75 -506.25 18.75 18.75], 'FaceColor',[1 1 1]);
rectangle('Position',[150 -525 18.75 18.75], 'FaceColor',[0 0 0]);
rectangle('Position',[168.75 -525 18.75 18.75], 'FaceColor',[0 0 0]);
rectangle('Position',[187.5 -506.25 18.75 18.75], 'FaceColor',[1 1 1]);
rectangle('Position',[206.25 -506.25 18.75 18.75], 'FaceColor',[1 1 1]);
rectangle('Position',[187.5 -525 18.75 18.75], 'FaceColor',[0 0 0]);
rectangle('Position',[206.25 -525 18.75 18.75], 'FaceColor',[0 0 0]);
rectangle('Position',[225 -468.75 18.75 18.75], 'FaceColor',[0 0 0]);
rectangle('Position',[243.75 -468.75 18.75 18.75], 'FaceColor',[0 0 0]);
rectangle('Position',[225 -487.5 18.75 18.75], 'FaceColor',[1 1 1]);
rectangle('Position',[243.75 -487.5 18.75 18.75], 'FaceColor',[1 1 1]);
rectangle('Position',[262.5 -468.75 18.75 18.75], 'FaceColor',[0 0 0]);
rectangle('Position',[281.25 -468.75 18.75 18.75], 'FaceColor',[0 0 0]);
rectangle('Position',[262.5 -487.5 18.75 18.75], 'FaceColor',[1 1 1]);
rectangle('Position',[281.25 -487.5 18.75 18.75], 'FaceColor',[1 1 1]);
rectangle('Position',[225 -506.25 18.75 18.75], 'FaceColor',[1 1 1]);
rectangle('Position',[243.75 -506.25 18.75 18.75], 'FaceColor',[1 1 1]);
rectangle('Position',[225 -525 18.75 18.75], 'FaceColor',[0 0 0]);
rectangle('Position',[243.75 -525 18.75 18.75], 'FaceColor',[0 0 0]);
rectangle('Position',[262.5 -506.25 18.75 18.75], 'FaceColor',[1 1 1]);
rectangle('Position',[281.25 -506.25 18.75 18.75], 'FaceColor',[1 1 1]);
rectangle('Position',[262.5 -525 18.75 18.75], 'FaceColor',[0 0 0]);
rectangle('Position',[281.25 -525 18.75 18.75], 'FaceColor',[1 1 1]);
rectangle('Position',[150 -543.75 18.75 18.75], 'FaceColor',[0 0 0]);
rectangle('Position',[168.75 -543.75 18.75 18.75], 'FaceColor',[0 0 0]);
rectangle('Position',[150 -562.5 18.75 18.75], 'FaceColor',[0 0 0]);
rectangle('Position',[168.75 -562.5 18.75 18.75], 'FaceColor',[1 1 1]);
rectangle('Position',[187.5 -543.75 18.75 18.75], 'FaceColor',[0 0 0]);
rectangle('Position',[206.25 -543.75 18.75 18.75], 'FaceColor',[0 0 0]);
rectangle('Position',[187.5 -562.5 18.75 18.75], 'FaceColor',[1 1 1]);
rectangle('Position',[206.25 -562.5 18.75 18.75], 'FaceColor',[1 1 1]);
rectangle('Position',[150 -581.25 18.75 18.75], 'FaceColor',[0 0 0]);
rectangle('Position',[168.75 -581.25 18.75 18.75], 'FaceColor',[1 1 1]);
rectangle('Position',[150 -600 18.75 18.75], 'FaceColor',[0 0 0]);
rectangle('Position',[168.75 -600 18.75 18.75], 'FaceColor',[0 0 0]);
rectangle('Position',[187.5 -581.25 18.75 18.75], 'FaceColor',[1 1 1]);
rectangle('Position',[206.25 -581.25 18.75 18.75], 'FaceColor',[1 1 1]);
rectangle('Position',[187.5 -600 18.75 18.75], 'FaceColor',[0 0 0]);
rectangle('Position',[206.25 -600 18.75 18.75], 'FaceColor',[0 0 0]);
rectangle('Position',[225 -543.75 18.75 18.75], 'FaceColor',[0 0 0]);
rectangle('Position',[243.75 -543.75 18.75 18.75], 'FaceColor',[0 0 0]);
rectangle('Position',[225 -562.5 18.75 18.75], 'FaceColor',[1 1 1]);
rectangle('Position',[243.75 -562.5 18.75 18.75], 'FaceColor',[1 1 1]);
rectangle('Position',[262.5 -543.75 18.75 18.75], 'FaceColor',[0 0 0]);
rectangle('Position',[281.25 -543.75 18.75 18.75], 'FaceColor',[1 1 1]);
rectangle('Position',[262.5 -562.5 18.75 18.75], 'FaceColor',[1 1 1]);
rectangle('Position',[281.25 -562.5 18.75 18.75], 'FaceColor',[1 1 1]);
rectangle('Position',[225 -581.25 18.75 18.75], 'FaceColor',[1 1 1]);
rectangle('Position',[243.75 -581.25 18.75 18.75], 'FaceColor',[1 1 1]);
rectangle('Position',[225 -600 18.75 18.75], 'FaceColor',[0 0 0]);
rectangle('Position',[243.75 -600 18.75 18.75], 'FaceColor',[0 0 0]);
rectangle('Position',[262.5 -581.25 18.75 18.75], 'FaceColor',[1 1 1]);
rectangle('Position',[281.25 -581.25 18.75 18.75], 'FaceColor',[1 1 1]);
rectangle('Position',[262.5 -600 18.75 18.75], 'FaceColor',[0 0 0]);
rectangle('Position',[281.25 -600 18.75 18.75], 'FaceColor',[0 0 0]);
rectangle('Position',[337.5 -318.75 18.75 18.75], 'FaceColor',[0 0 0]);
rectangle('Position',[356.25 -318.75 18.75 18.75], 'FaceColor',[0 0 0]);
rectangle('Position',[337.5 -337.5 18.75 18.75], 'FaceColor',[0 0 0]);
rectangle('Position',[356.25 -337.5 18.75 18.75], 'FaceColor',[1 1 1]);
rectangle('Position',[337.5 -356.25 18.75 18.75], 'FaceColor',[0 0 0]);
rectangle('Position',[356.25 -356.25 18.75 18.75], 'FaceColor',[1 1 1]);
rectangle('Position',[337.5 -375 18.75 18.75], 'FaceColor',[0 0 0]);
rectangle('Position',[356.25 -375 18.75 18.75], 'FaceColor',[1 1 1]);
rectangle('Position',[375 -318.75 18.75 18.75], 'FaceColor',[0 0 0]);
rectangle('Position',[393.75 -318.75 18.75 18.75], 'FaceColor',[1 1 1]);
rectangle('Position',[375 -337.5 18.75 18.75], 'FaceColor',[1 1 1]);
rectangle('Position',[393.75 -337.5 18.75 18.75], 'FaceColor',[1 1 1]);
rectangle('Position',[300 -393.75 18.75 18.75], 'FaceColor',[0 0 0]);
rectangle('Position',[318.75 -393.75 18.75 18.75], 'FaceColor',[0 0 0]);
rectangle('Position',[300 -412.5 18.75 18.75], 'FaceColor',[1 1 1]);
rectangle('Position',[318.75 -412.5 18.75 18.75], 'FaceColor',[1 1 1]);
rectangle('Position',[337.5 -393.75 18.75 18.75], 'FaceColor',[0 0 0]);
rectangle('Position',[356.25 -393.75 18.75 18.75], 'FaceColor',[1 1 1]);
rectangle('Position',[337.5 -412.5 18.75 18.75], 'FaceColor',[1 1 1]);
rectangle('Position',[356.25 -412.5 18.75 18.75], 'FaceColor',[1 1 1]);
rectangle('Position',[525 -318.75 18.75 18.75], 'FaceColor',[1 1 1]);
rectangle('Position',[543.75 -318.75 18.75 18.75], 'FaceColor',[0 0 0]);
rectangle('Position',[525 -337.5 18.75 18.75], 'FaceColor',[1 1 1]);
rectangle('Position',[543.75 -337.5 18.75 18.75], 'FaceColor',[0 0 0]);
rectangle('Position',[562.5 -356.25 18.75 18.75], 'FaceColor',[1 1 1]);
rectangle('Position',[581.25 -356.25 18.75 18.75], 'FaceColor',[0 0 0]);
rectangle('Position',[562.5 -375 18.75 18.75], 'FaceColor',[1 1 1]);
rectangle('Position',[581.25 -375 18.75 18.75], 'FaceColor',[0 0 0]);
rectangle('Position',[562.5 -393.75 18.75 18.75], 'FaceColor',[1 1 1]);
rectangle('Position',[581.25 -393.75 18.75 18.75], 'FaceColor',[0 0 0]);
rectangle('Position',[562.5 -412.5 18.75 18.75], 'FaceColor',[1 1 1]);
rectangle('Position',[581.25 -412.5 18.75 18.75], 'FaceColor',[0 0 0]);
rectangle('Position',[300 -468.75 18.75 18.75], 'FaceColor',[0 0 0]);
rectangle('Position',[318.75 -468.75 18.75 18.75], 'FaceColor',[0 0 0]);
rectangle('Position',[300 -487.5 18.75 18.75], 'FaceColor',[1 1 1]);
rectangle('Position',[318.75 -487.5 18.75 18.75], 'FaceColor',[0 0 0]);
rectangle('Position',[300 -506.25 18.75 18.75], 'FaceColor',[1 1 1]);
rectangle('Position',[318.75 -506.25 18.75 18.75], 'FaceColor',[0 0 0]);
rectangle('Position',[300 -525 18.75 18.75], 'FaceColor',[1 1 1]);
rectangle('Position',[318.75 -525 18.75 18.75], 'FaceColor',[0 0 0]);
rectangle('Position',[375 -506.25 18.75 18.75], 'FaceColor',[1 1 1]);
rectangle('Position',[393.75 -506.25 18.75 18.75], 'FaceColor',[1 1 1]);
rectangle('Position',[375 -525 18.75 18.75], 'FaceColor',[0 0 0]);
rectangle('Position',[393.75 -525 18.75 18.75], 'FaceColor',[0 0 0]);
rectangle('Position',[412.5 -506.25 18.75 18.75], 'FaceColor',[1 1 1]);
rectangle('Position',[431.25 -506.25 18.75 18.75], 'FaceColor',[1 1 1]);
rectangle('Position',[412.5 -525 18.75 18.75], 'FaceColor',[0 0 0]);
rectangle('Position',[431.25 -525 18.75 18.75], 'FaceColor',[1 1 1]);
rectangle('Position',[300 -543.75 18.75 18.75], 'FaceColor',[1 1 1]);
rectangle('Position',[318.75 -543.75 18.75 18.75], 'FaceColor',[0 0 0]);
rectangle('Position',[300 -562.5 18.75 18.75], 'FaceColor',[1 1 1]);
rectangle('Position',[318.75 -562.5 18.75 18.75], 'FaceColor',[0 0 0]);
rectangle('Position',[300 -581.25 18.75 18.75], 'FaceColor',[1 1 1]);
rectangle('Position',[318.75 -581.25 18.75 18.75], 'FaceColor',[0 0 0]);
rectangle('Position',[300 -600 18.75 18.75], 'FaceColor',[0 0 0]);
rectangle('Position',[318.75 -600 18.75 18.75], 'FaceColor',[0 0 0]);
rectangle('Position',[375 -543.75 18.75 18.75], 'FaceColor',[0 0 0]);
rectangle('Position',[393.75 -543.75 18.75 18.75], 'FaceColor',[0 0 0]);
rectangle('Position',[375 -562.5 18.75 18.75], 'FaceColor',[1 1 1]);
rectangle('Position',[393.75 -562.5 18.75 18.75], 'FaceColor',[1 1 1]);
rectangle('Position',[412.5 -543.75 18.75 18.75], 'FaceColor',[0 0 0]);
rectangle('Position',[431.25 -543.75 18.75 18.75], 'FaceColor',[1 1 1]);
rectangle('Position',[412.5 -562.5 18.75 18.75], 'FaceColor',[1 1 1]);
rectangle('Position',[431.25 -562.5 18.75 18.75], 'FaceColor',[1 1 1]);
rectangle('Position',[375 -581.25 18.75 18.75], 'FaceColor',[1 1 1]);
rectangle('Position',[393.75 -581.25 18.75 18.75], 'FaceColor',[1 1 1]);
rectangle('Position',[375 -600 18.75 18.75], 'FaceColor',[0 0 0]);
rectangle('Position',[393.75 -600 18.75 18.75], 'FaceColor',[0 0 0]);
rectangle('Position',[412.5 -581.25 18.75 18.75], 'FaceColor',[1 1 1]);
rectangle('Position',[431.25 -581.25 18.75 18.75], 'FaceColor',[1 1 1]);
rectangle('Position',[412.5 -600 18.75 18.75], 'FaceColor',[0 0 0]);
rectangle('Position',[431.25 -600 18.75 18.75], 'FaceColor',[0 0 0]);
rectangle('Position',[450 -468.75 18.75 18.75], 'FaceColor',[0 0 0]);
rectangle('Position',[468.75 -468.75 18.75 18.75], 'FaceColor',[0 0 0]);
rectangle('Position',[450 -487.5 18.75 18.75], 'FaceColor',[1 1 1]);
rectangle('Position',[468.75 -487.5 18.75 18.75], 'FaceColor',[1 1 1]);
rectangle('Position',[525 -468.75 18.75 18.75], 'FaceColor',[0 0 0]);
rectangle('Position',[543.75 -468.75 18.75 18.75], 'FaceColor',[0 0 0]);
rectangle('Position',[525 -487.5 18.75 18.75], 'FaceColor',[1 1 1]);
rectangle('Position',[543.75 -487.5 18.75 18.75], 'FaceColor',[1 1 1]);
rectangle('Position',[562.5 -468.75 18.75 18.75], 'FaceColor',[0 0 0]);
rectangle('Position',[581.25 -468.75 18.75 18.75], 'FaceColor',[0 0 0]);
rectangle('Position',[562.5 -487.5 18.75 18.75], 'FaceColor',[1 1 1]);
rectangle('Position',[581.25 -487.5 18.75 18.75], 'FaceColor',[0 0 0]);
rectangle('Position',[562.5 -506.25 18.75 18.75], 'FaceColor',[1 1 1]);
rectangle('Position',[581.25 -506.25 18.75 18.75], 'FaceColor',[0 0 0]);
rectangle('Position',[562.5 -525 18.75 18.75], 'FaceColor',[1 1 1]);
rectangle('Position',[581.25 -525 18.75 18.75], 'FaceColor',[0 0 0]);
rectangle('Position',[487.5 -543.75 18.75 18.75], 'FaceColor',[0 0 0]);
rectangle('Position',[506.25 -543.75 18.75 18.75], 'FaceColor',[0 0 0]);
rectangle('Position',[487.5 -562.5 18.75 18.75], 'FaceColor',[1 1 1]);
rectangle('Position',[506.25 -562.5 18.75 18.75], 'FaceColor',[1 1 1]);
rectangle('Position',[450 -581.25 18.75 18.75], 'FaceColor',[1 1 1]);
rectangle('Position',[468.75 -581.25 18.75 18.75], 'FaceColor',[1 1 1]);
rectangle('Position',[450 -600 18.75 18.75], 'FaceColor',[0 0 0]);
rectangle('Position',[468.75 -600 18.75 18.75], 'FaceColor',[0 0 0]);
rectangle('Position',[487.5 -581.25 18.75 18.75], 'FaceColor',[1 1 1]);
rectangle('Position',[506.25 -581.25 18.75 18.75], 'FaceColor',[1 1 1]);
rectangle('Position',[487.5 -600 18.75 18.75], 'FaceColor',[0 0 0]);
rectangle('Position',[506.25 -600 18.75 18.75], 'FaceColor',[0 0 0]);
rectangle('Position',[562.5 -543.75 18.75 18.75], 'FaceColor',[1 1 1]);
rectangle('Position',[581.25 -543.75 18.75 18.75], 'FaceColor',[0 0 0]);
rectangle('Position',[562.5 -562.5 18.75 18.75], 'FaceColor',[1 1 1]);
rectangle('Position',[581.25 -562.5 18.75 18.75], 'FaceColor',[0 0 0]);
rectangle('Position',[525 -581.25 18.75 18.75], 'FaceColor',[1 1 1]);
rectangle('Position',[543.75 -581.25 18.75 18.75], 'FaceColor',[1 1 1]);
rectangle('Position',[525 -600 18.75 18.75], 'FaceColor',[0 0 0]);
rectangle('Position',[543.75 -600 18.75 18.75], 'FaceColor',[0 0 0]);
rectangle('Position',[562.5 -581.25 18.75 18.75], 'FaceColor',[1 1 1]);
rectangle('Position',[581.25 -581.25 18.75 18.75], 'FaceColor',[0 0 0]);
rectangle('Position',[562.5 -600 18.75 18.75], 'FaceColor',[0 0 0]);
rectangle('Position',[581.25 -600 18.75 18.75], 'FaceColor',[0 0 0]);
X=[560,560,506.25,506.25,487.5,450,450,450,450,375,318.75,318.75,318.75,300,262.5,262.5,150,150,150,112.5,93.75,75,56.25,56.25,56.25,75,75,75,75,75,56.25,56.25,75,40];
Y=[-560,-560,-543.75,-543.75,-525,-506.25,-506.25,-450,-450,-393.75,-393.75,-393.75,-393.75,-375,-337.5,-337.5,-262.5,-262.5,-262.5,-281.25,-300,-318.75,-337.5,-356.25,-375,-375,-412.5,-431.25,-450,-487.5,-506.25,-525,-562.5,-560];
hold on;
plot(X,Y,'r');
legend('1928.03','Location','southoutside');
